Frame 1 (no input): blank canvas, image omitted
Frame 60 (the mouse pressed at the canvas centre just before this capture): blank canvas, image omitted
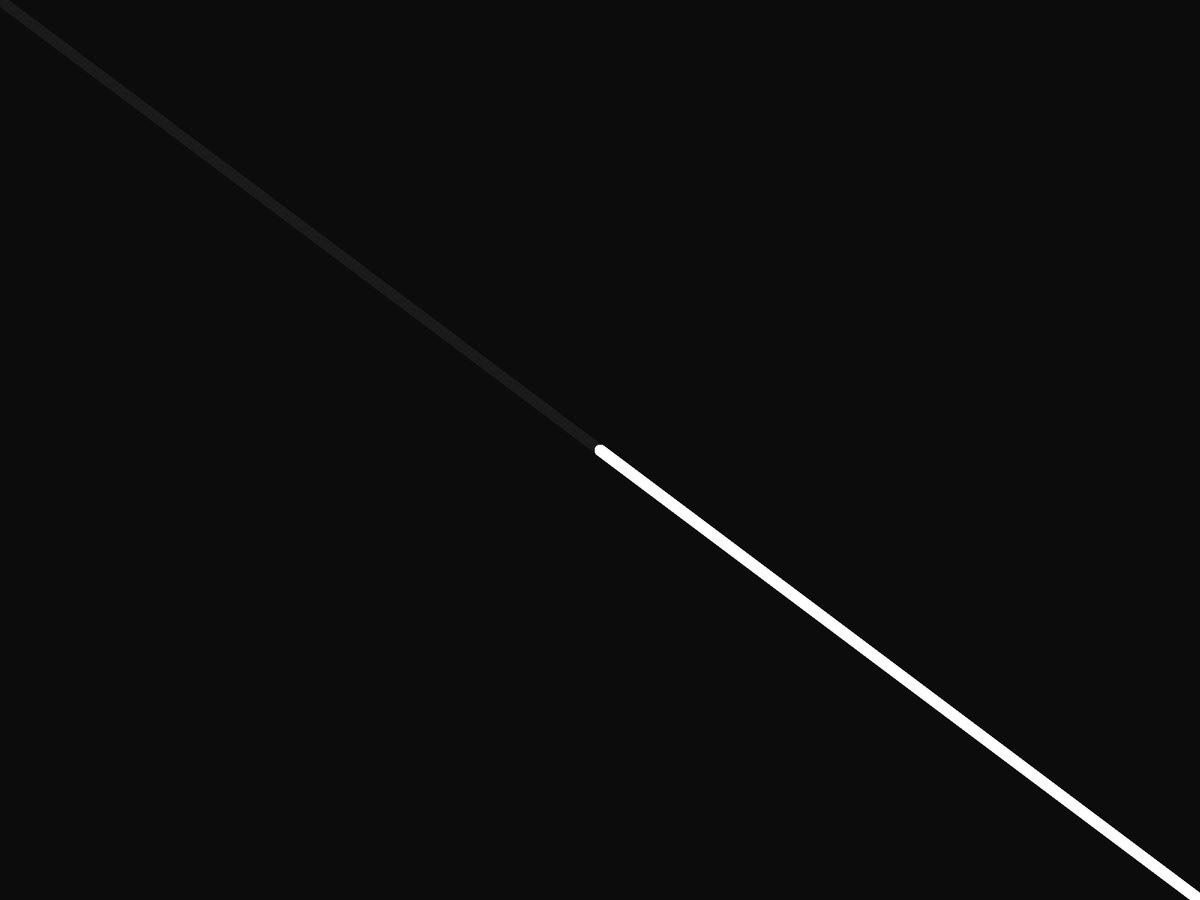
Frame 120 (the mouse held since frame 60 and released just before this capture)

The Processing sketch whose frames 1 and 60 were blank and that drew this single picture after the mouse press (run headless with seeded random() and noise(); from frame 60 on, the mouse is pressed at the canvas centre):

// Processing sketch: LiveGraf
// ── LiveGraf.pde
int alpha;
boolean linhas = false;
boolean squares = false;
int fillVar;
int speed;

void setup() 
{
  //size(1200, 600);
  fullScreen(1);
  background(255);
  smooth();
  fillVar=0;
  speed=45;
  alpha=10;
}


void draw() 
{
  fill(fillVar, alpha);
  noStroke();
  rect(0, 0, width, height);

  pencil();
  linhas_1();
  squares();
}

/*
*********************** KEYBOARD KEYS PRESSED *********************
 */

void keyPressed() 
{
  switch(key) 
  {
  case '1':
    if (alpha != 1) 
    {
      fillVar=0;
      alpha = 1;
    } 
    else 
    {
      fillVar=0;
      alpha = 10;
    }
    break;
    
  case '2':
    if (!linhas) 
    {
      fillVar=0;
      linhas = true;
    } 
    else 
    {
      fillVar=0;
      alpha = 1;
      linhas=false;
    }
    break;
    
  case '3':
    if (!squares) 
    {
      fillVar=255;
      alpha=10;
      squares = true;
    } 
    else 
    {
      fillVar=255;
      alpha=1;
      squares=false;
    }
    break;
  
  case 'f':
    speed=5;
    break;
  
  case 's':
    speed=45;
    break;
  }
}

/*
******************************************************************
************************** GRÁFICOS ******************************
 */
 
void pencil() 
{
  stroke(255);
  strokeWeight(15);
  if (mousePressed) 
  {
    noCursor();
    line(mouseX, mouseY, pmouseX*2, pmouseY*2);
  } 
  else 
  {
    cursor(CROSS);
  }
}

void linhas_1() 
{
  if (linhas) 
  {
    if(frameCount%speed==0)
    {
    float x = random(0,width);
    line(x, 0, x, height);
    }
  }
}

void squares() 
{
  if (squares) 
  {
    if(frameCount%speed==0)
    {
    int c1=(int) random(0,255);
    int c2=(int) random(0,255);
    int c3=(int) random(0,255);
    color bgQuadrado = color(c1,c2,c3);
    stroke(bgQuadrado);
    fill(bgQuadrado);
    float x = random(0,width);
    float y = random(0,height);
    rect(x, y, random(mouseX+10), random(mouseX+10));
    }
  }
}
